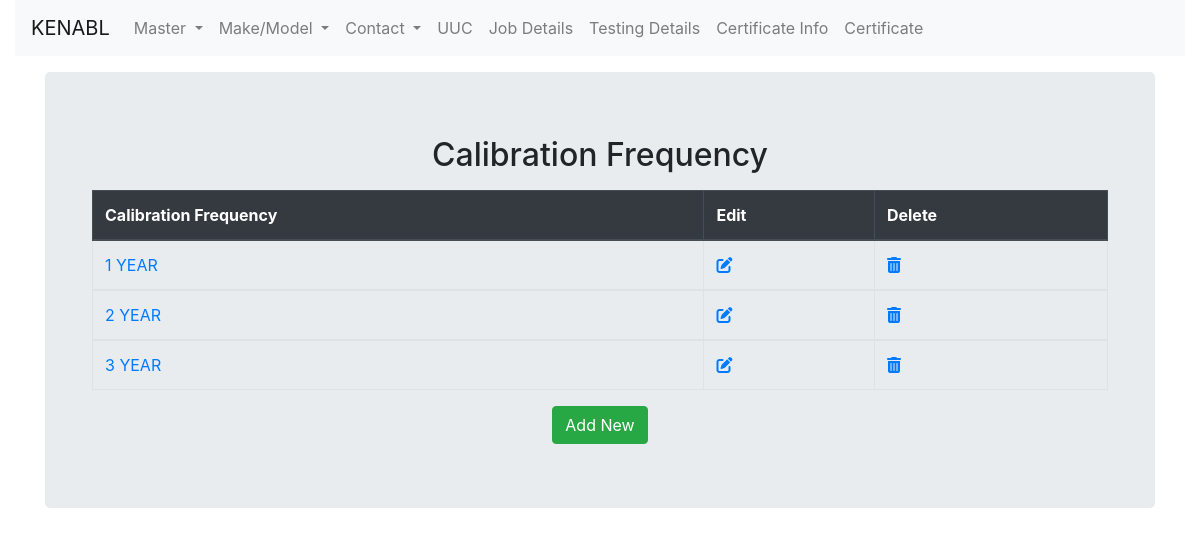
/calibration_frequency/calibrationfrequency/, run on the app's committed database.
### calibration_frequency/models.py (models this page shows, shortened)
class CalibrationFrequency(models.Model):
    frequency_name = models.CharField(max_length=200, null=True)

### calibration_frequency/views.py (the view)
# urls.py: path('calibrationfrequency/', views.CalibrationFrequencyList.as_view(), name='calibrationfrequency_list' ),
class CalibrationFrequencyList(ListView):
	model = CalibrationFrequency
	template_name = 'calibration_frequency/calibration_frequency_list.html'

### calibration_frequency/templates/calibration_frequency/calibration_frequency_list.html (shortened to what this page needs)
{% extends "masterinstrument/base.html"%}
{% block content %}
<div class="container">
  <div class="jumbotron">
    <div>
          <h2 style="text-align:center;">Calibration Frequency</h2>
    </div>
    <div class="container">
      <table class="table table-bordered">
        <thead class="thead-dark">
      <tr>
        <th scope="col">Calibration Frequency</th>
        <th scope="col">Edit</th>
        <th scope="col">Delete</th>
      </tr>
    </thead>
	{% for cfrn in calibrationfrequency_list %}
  <tbody>
    <tr>
      <td><a href="{% url 'calibrationfrequencydetail' pk=cfrn.pk %}">{{cfrn.frequency_name}}</a></td>
      <td><a href="{% url 'updatecalibrationfrequency' pk=cfrn.pk %}"><i class="fas fa-edit"></a></i></td>
      <td><a href="{% url 'deletecalibrationfrequency' pk=cfrn.pk %}"><i class="fas fa-trash-alt"></a></i></td>
    </tr>
  </tbody>
	{% endfor %}
</table>
    <div class="text-center">
      <a class='btn btn-success' href="{% url 'createcalibrationfrequency' %}">Add New</a>
    </div>
  </div>
</div>
</div>
{% endblock %}

### data on the page
CalibrationFrequency: frequency_name "1 YEAR"
CalibrationFrequency: frequency_name "2 YEAR"
CalibrationFrequency: frequency_name "3 YEAR"
